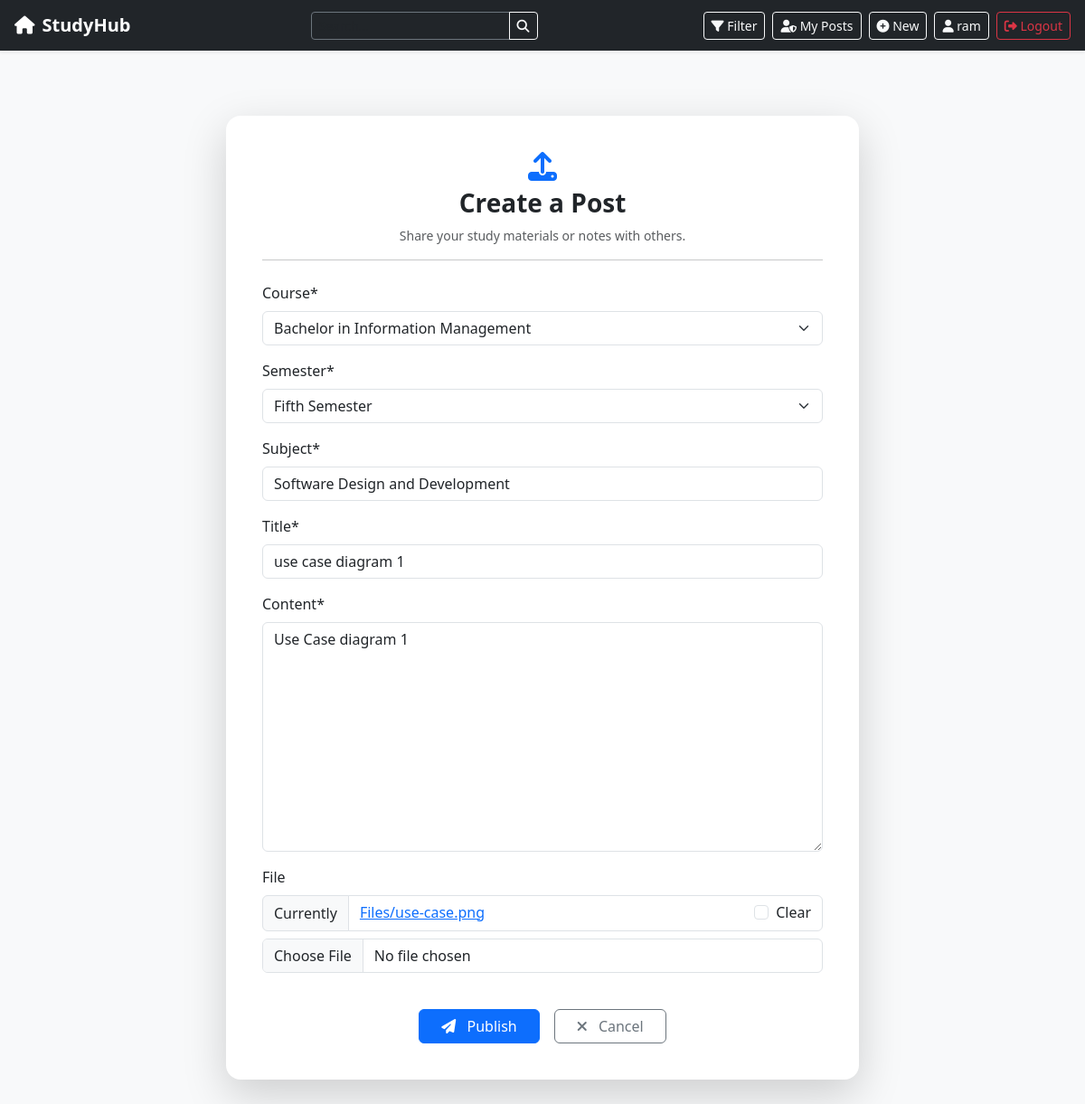
Screenshot of /post/3/update/ (signed in) with the database file from the repository.
### blog/models.py (models this page shows, shortened)
class Post(models.Model):
    COURSE_CHOICES = [
        ('BIM', 'Bachelor in Information Management'),
        ('BCA', 'Bachelor in Computer Application'),
        ('CSIT', 'BSc. Computer Science and Information Technology'),
    ]
    SEMESTER_CHOICES = [
        ('First', 'First Semester'),
        ('Second', 'Second Semester'),
        ('Third', 'Third Semester'),
        ('Fourth', 'Fourth Semester'),
        ('Fifth', 'Fifth Semester'),
        ('Sixth', 'Sixth Semester'),
        ('Seventh', 'Seventh Semester'),
        ('Eighth', 'Eighth Semester'),
    ]
    author = models.ForeignKey(User, on_delete=models.CASCADE)
    course = models.CharField(max_length=10, choices=COURSE_CHOICES)
    semester = models.CharField(max_length=10, choices=SEMESTER_CHOICES)
    subject = models.CharField(max_length=100)
    title = models.CharField(max_length=100)
    file = models.FileField(upload_to='Files', null=True, blank=True)
    content = models.TextField()
    date_posted = models.DateTimeField(auto_now_add=True)
    class Meta:
        ordering = ['-date_posted']
        verbose_name = "Post"
        verbose_name_plural = "Posts"

### blog/views.py (the view, shortened to what this page needs)
# urls.py: path('post/<int:pk>/update/', PostUpdateView.as_view(), name='post-update'),
class PostUpdateView(LoginRequiredMixin, UserPassesTestMixin, UpdateView):
    model = Post
    template_name = 'blog/post_form.html'
    fields = ['course','semester','subject', 'title', 'content', 'file', 'content']
    def test_func(self):
        post = self.get_object()
        if self.request.user == post.author:
            return True
        return False

### blog/templates/blog/post_form.html (shortened to what this page needs)
{% extends "base.html" %}
{% load static %}
{% load crispy_forms_tags %}
{% block extra_css %}
<link rel="stylesheet" href="{% static 'blog/css/post_form.css' %}">
{% endblock extra_css %}
{% block content %}
<div class="container my-5">
  <div class="card shadow-lg border-0 rounded-4 p-4" style="max-width: 700px; margin: auto;">
    <div class="card-body">
      <div class="text-center mb-4">
        <i class="fas fa-upload text-primary fa-2x mb-2"></i>
        <h3 class="fw-bold text-dark">Create a Post</h3>
        <p class="text-muted small">Share your study materials or notes with others.</p>
        <hr>
      </div>
      <form method="POST" enctype="multipart/form-data">
        <fieldset class="form-group mb-4">
          {{ form|crispy }}
        </fieldset>
        <div class="d-flex justify-content-center gap-3">
          <button type="submit" class="btn btn-primary px-4">
            <i class="fas fa-paper-plane me-2"></i> Publish
          </button>
          <a href="{% url 'blog-home' %}" class="btn btn-outline-secondary px-4">
            <i class="fas fa-times me-2"></i> Cancel
          </a>
        </div>
      </form>
    </div>
  </div>
</div>
{% endblock content %}

### templates/navbar.html (shortened to what this page needs)
<nav class="navbar navbar-expand-lg navbar-dark bg-dark shadow-sm py-2">
  <div class="container-fluid px-3">
    <a class="navbar-brand fw-semibold d-flex align-items-center" href="{% url 'blog-home' %}">
      <i class="fas fa-home me-2"></i> StudyHub
    </a>
    <div class="collapse navbar-collapse justify-content-between" id="navbarNav">
      <form id="searchform" action="{% url 'search' %}" method="get"
            class="d-flex mx-auto my-2 my-lg-0" style="max-width: 280px;">
        <div class="input-group input-group-sm">
          <input type="text" name="q" value="{{ request.GET.q }}" class="form-control bg-dark text-light border-secondary"
                 placeholder="Search..." aria-label="Search">
          <button class="btn btn-outline-light" type="submit">
            <i class="fa fa-search"></i>
          </button>
        </div>
      </form>
      <div class="d-flex align-items-center mt-2 mt-lg-0">
        <a href="{% url 'filter-posts' %}" class="btn btn-sm btn-outline-light me-2">
          <i class="fa fa-filter"></i> <span class="d-none d-lg-inline">Filter</span>
        </a>
        {% if user.is_authenticated %}
          <a href="{% url 'user-posts' user %}" class="btn btn-sm btn-outline-light me-2">
            <i class="fas fa-user-shield"></i> <span class="d-none d-lg-inline">My Posts</span>
          </a>
          <a href="{% url 'post-create' %}" class="btn btn-sm btn-outline-light me-2">
            <i class="fas fa-plus-circle"></i> <span class="d-none d-lg-inline">New</span>
          </a>
          <a href="{% url 'profile' %}" class="btn btn-sm btn-outline-light me-2">
            <i class="fas fa-user"></i> <span class="d-none d-lg-inline">{{ user.username }}</span>
          </a>
          <form method="POST" action="{% url 'logout' %}" class="d-inline">
            <button type="submit" class="btn btn-sm btn-outline-danger">
              <i class="fas fa-sign-out-alt"></i> <span class="d-none d-lg-inline">Logout</span>
            </button>
          </form>
        {% endif %}
      </div>
    </div>
  </div>
</nav>

### blog/static/blog/css/post_form.css (style rules this page uses)
.card { transition: transform 0.25s ease, box-shadow 0.25s ease; }
button, a.btn { transition: all 0.2s ease-in-out; }

### rows the page displays
Post: course "Bachelor in Information Management", semester "Fifth Semester", subject "Software Design and Development", title "use case diagram 1", content "Use Case diagram 1"

### other values shown
{{ user.username }} "ram"
